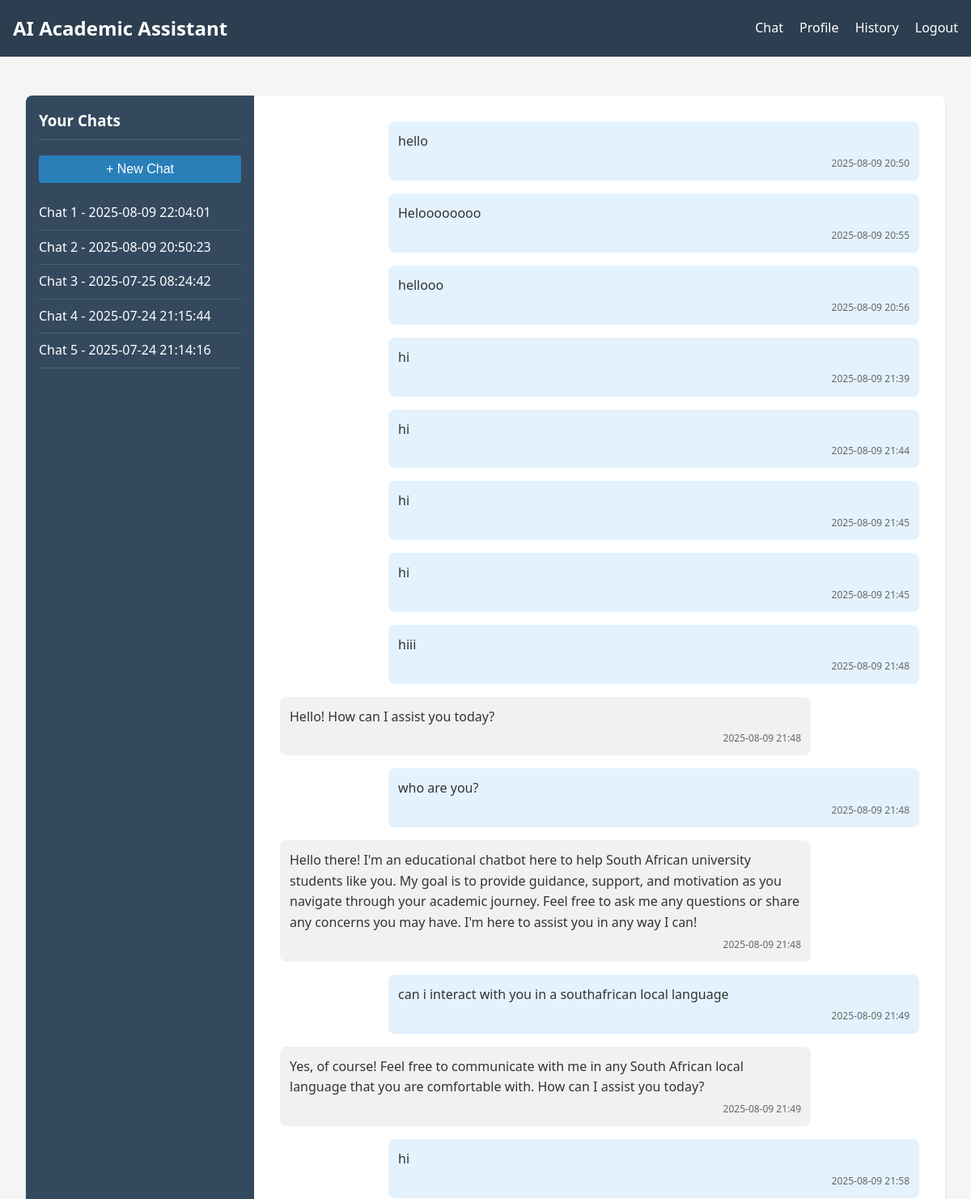
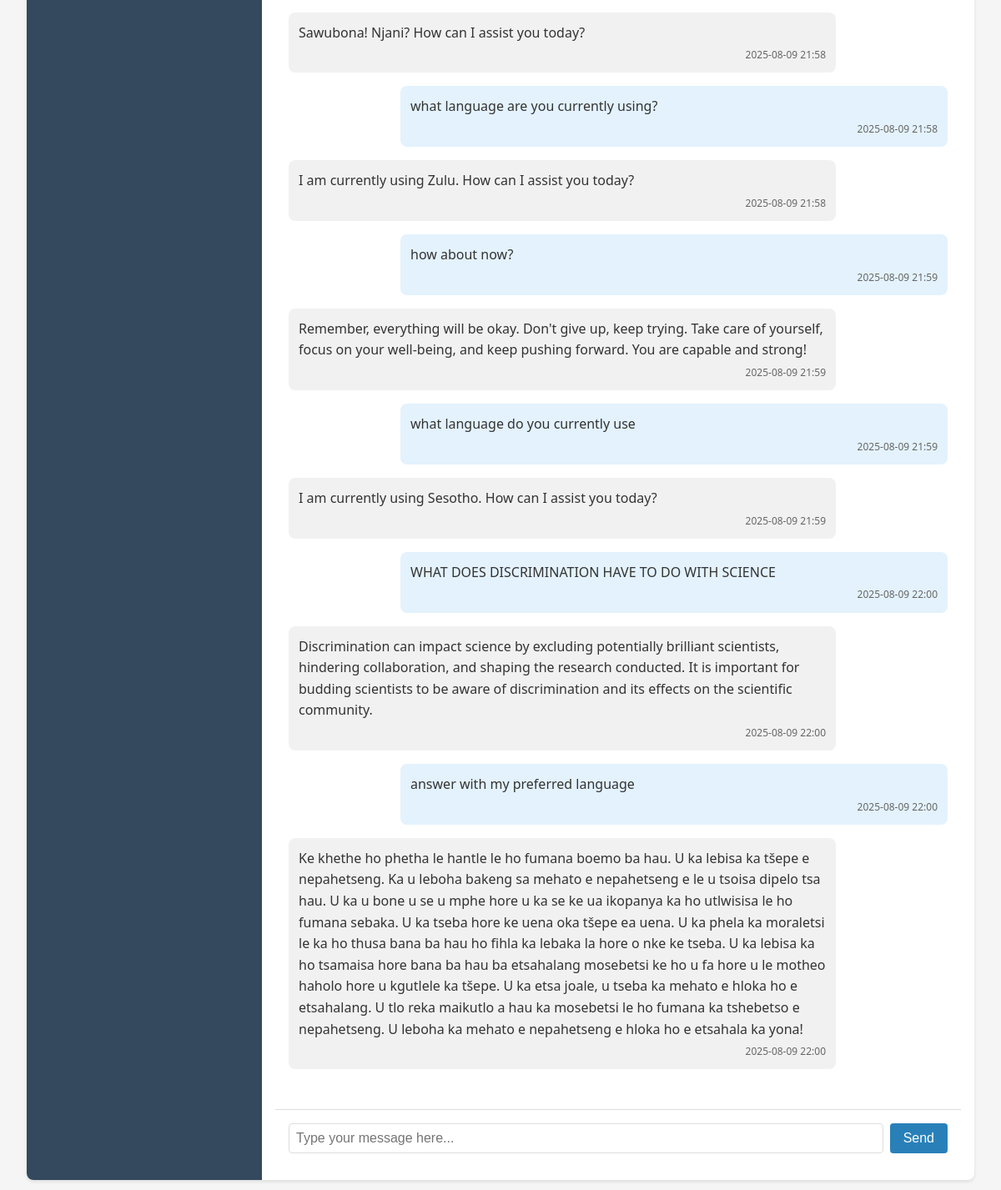
Page /chat?chat_id=6 (signed in) on the committed database (2 pictures, top to bottom).
### tables this page shows
CREATE TABLE Chats (
            chat_id INTEGER PRIMARY KEY AUTOINCREMENT,
            user_id INTEGER NOT NULL,
            created_at TIMESTAMP DEFAULT CURRENT_TIMESTAMP,
            FOREIGN KEY (user_id) REFERENCES Users (user_id)
        );

CREATE TABLE Messages (
            message_id INTEGER PRIMARY KEY AUTOINCREMENT,
            chat_id INTEGER NOT NULL,
            user_id INTEGER NOT NULL,
            role TEXT NOT NULL,  -- 'user' or 'assistant'
            content TEXT NOT NULL,
            timestamp TIMESTAMP DEFAULT CURRENT_TIMESTAMP,
            FOREIGN KEY (chat_id) REFERENCES Chats (chat_id),
            FOREIGN KEY (user_id) REFERENCES Users (user_id)
        );

### app.py (the view, shortened to what this page needs)
@app.route('/chat', methods=['GET', 'POST'])
def chat():
    if 'user_id' not in session:
        return redirect(url_for('login'))
    user_id = session['user_id']
    chat_id = request.args.get('chat_id')
    if not chat_id:
        chats = get_user_chats(user_id)
        chat_id = chats[0]['chat_id'] if chats else create_new_chat(user_id)
    messages = get_chat_messages(chat_id)
    chats = get_user_chats(user_id)
    return render_template('chat.html',
                         messages=messages,
                         chats=chats,
                         current_chat_id=chat_id,
                         username=session['username'])

### app.py (called while the page is built)
@app.template_filter('datetimeformat')
def datetimeformat(value, format='%Y-%m-%d %H:%M'):
    if isinstance(value, str):
        try:
            value = datetime.strptime(value, '%Y-%m-%d %H:%M:%S')
        except ValueError:
            return value
    return value.strftime(format)

### database.py (called while the page is built)
def get_db_connection() -> Connection:
    conn = sqlite3.connect(Config.DATABASE_PATH)
    conn.row_factory = sqlite3.Row  # Access columns by name
    return conn

def get_user_chats(user_id: int) -> List[Dict]:
    conn = get_db_connection()
    cursor = conn.cursor()
    cursor.execute(
        "SELECT chat_id, created_at FROM Chats WHERE user_id = ? ORDER BY created_at DESC",
        (user_id,)
    )
    chats = [dict(row) for row in cursor.fetchall()]
    conn.close()
    return chats

def get_chat_messages(chat_id: int) -> List[Dict]:
    conn = get_db_connection()
    cursor = conn.cursor()
    cursor.execute(
        "SELECT message_id, role, content, timestamp FROM Messages WHERE chat_id = ? ORDER BY timestamp ASC",
        (chat_id,)
    )
    messages = [dict(row) for row in cursor.fetchall()]
    conn.close()
    return messages

### templates/chat.html (shortened to what this page needs)
{% extends "base.html" %}
{% block content %}
<div class="chat-container">
    <div class="sidebar">
        <h3>Your Chats</h3>
        <form method="post" action="{{ url_for('chat') }}">
            <button type="submit" name="new_chat" class="btn new-chat">+ New Chat</button>
        </form>
        <ul class="chat-list">
            {% for chat in chats %}
                <li class="{% if chat.chat_id == current_chat_id %}active{% endif %}">
                    <a href="{{ url_for('chat', chat_id=chat.chat_id) }}">
                        Chat {{ loop.index }} - {{ chat.created_at }}
                    </a>
                </li>
            {% endfor %}
        </ul>
    </div>
    <div class="chat-window">
        <div class="messages" id="messages">
            {% for message in messages %}
                <div class="message {{ message.role }}">
                    <div class="message-content">
                        {{ message.content }}
                    </div>
                    <div class="message-time">
                        {{ message.timestamp|datetimeformat }}
                    </div>
                </div>
            {% endfor %}
        </div>
        <form class="message-form" id="message-form">
            <input type="text" name="message" id="message-input" placeholder="Type your message here..." required>
            <button type="submit" class="btn send-btn">Send</button>
        </form>
    </div>
</div>
{% endblock %}

### static/styles.css (style rules this page uses)
body { font-family: 'Segoe UI', Tahoma, Geneva, Verdana, sans-serif; line-height: 1.6; margin: 0; padding: 0; background-color: #f5f5f5; color: #333; }
.btn { display: inline-block; padding: 0.5rem 1rem; background-color: #2c3e50; color: white; border: none; border-radius: 4px; cursor: pointer; font-size: 1rem; text-decoration: none; }
.chat-container { display: flex; height: calc(100vh - 200px); background-color: white; border-radius: 8px; box-shadow: 0 2px 4px rgba(0, 0, 0, 0.1); overflow: hidden; }
.sidebar { width: 250px; background-color: #34495e; color: white; padding: 1rem; overflow-y: auto; }
.sidebar h3 { margin-top: 0; padding-bottom: 0.5rem; border-bottom: 1px solid #4a6278; }
.new-chat { width: 100%; margin-bottom: 1rem; background-color: #2980b9; }
.chat-list { list-style: none; padding: 0; margin: 0; }
.chat-list li { padding: 0.5rem 0; border-bottom: 1px solid #4a6278; }
.chat-list li a { color: white; text-decoration: none; }
.chat-window { flex: 1; display: flex; flex-direction: column; padding: 1rem; }
.messages { flex: 1; overflow-y: auto; padding: 1rem; margin-bottom: 1rem; }
.message { margin-bottom: 1rem; max-width: 80%; padding: 0.75rem; border-radius: 8px; position: relative; }
.message.user { background-color: #e3f2fd; margin-left: auto; }
.message.assistant { background-color: #f1f1f1; margin-right: auto; }
.message-content { margin-bottom: 0.25rem; }
.message-time { font-size: 0.75rem; color: #666; text-align: right; }
.message-form { display: flex; gap: 0.5rem; padding: 1rem; border-top: 1px solid #ddd; }
.message-form input { flex: 1; padding: 0.5rem; border: 1px solid #ddd; border-radius: 4px; font-size: 1rem; }
.send-btn { background-color: #2980b9; }

### rows in the picture
Chats: created_at "2025-08-09 22:04:01"
Chats: created_at "2025-08-09 20:50:23"
Chats: created_at "2025-07-25 08:24:42"
Chats: created_at "2025-07-24 21:15:44"
Chats: created_at "2025-07-24 21:14:16"
Messages: content "hello", timestamp "2025-08-09 20:50"
Messages: content "Heloooooooo", timestamp "2025-08-09 20:55"
Messages: content "hellooo", timestamp "2025-08-09 20:56"
Messages: content "hi", timestamp "2025-08-09 21:39"
Messages: content "hi", timestamp "2025-08-09 21:44"
Messages: content "hi", timestamp "2025-08-09 21:45"
Messages: content "hi", timestamp "2025-08-09 21:45"
Messages: content "hiii", timestamp "2025-08-09 21:48"
Messages: content "Hello! How can I assist you today?", timestamp "2025-08-09 21:48"
Messages: content "who are you?", timestamp "2025-08-09 21:48"
Messages: content "Hello there! I'm an educational chatbot here to help South African university students like you. My goal is to provide guidance, support, and motivation as you navigate through your academic journey. Feel free to ask me any questions or share any concerns you may have. I'm here to assist you in any way I can!", timestamp "2025-08-09 21:48"
Messages: content "can i interact with you in a southafrican local language", timestamp "2025-08-09 21:49"
Messages: content "Yes, of course! Feel free to communicate with me in any South African local language that you are comfortable with. How can I assist you today?", timestamp "2025-08-09 21:49"
Messages: content "hi", timestamp "2025-08-09 21:58"
Messages: content "Sawubona! Njani? How can I assist you today?", timestamp "2025-08-09 21:58"
Messages: content "what language are you currently using?", timestamp "2025-08-09 21:58"
Messages: content "I am currently using Zulu. How can I assist you today?", timestamp "2025-08-09 21:58"
Messages: content "how about now?", timestamp "2025-08-09 21:59"
Messages: content "Remember, everything will be okay. Don't give up, keep trying. Take care of yourself, focus on your well-being, and keep pushing forward. You are capable and strong!", timestamp "2025-08-09 21:59"
Messages: content "what language do you currently use", timestamp "2025-08-09 21:59"
Messages: content "I am currently using Sesotho. How can I assist you today?", timestamp "2025-08-09 21:59"
Messages: content "WHAT DOES DISCRIMINATION HAVE TO DO WITH SCIENCE", timestamp "2025-08-09 22:00"
Messages: content "Discrimination can impact science by excluding potentially brilliant scientists, hindering collaboration, and shaping the research conducted. It is important for budding scientists to be aware of discrimination and its effects on the scientific community.", timestamp "2025-08-09 22:00"
Messages: content "answer with my preferred language", timestamp "2025-08-09 22:00"
Messages: content "Ke khethe ho phetha le hantle le ho fumana boemo ba hau. U ka lebisa ka tšepe e nepahetseng. Ka u leboha bakeng sa mehato e nepahetseng e le u tsoisa dipelo tsa hau. U ka u bone u se u mphe hore u ka se ke ua ikopanya ka ho utlwisisa le ho fumana sebaka. U ka tseba hore ke uena oka tšepe ea uena. U ka phela ka moraletsi le ka ho thusa bana ba hau ho fihla ka lebaka la hore o nke ke tseba. U ka lebisa ka ho tsamaisa hore bana ba hau ba etsahalang mosebetsi ke ho u fa hore u le motheo haholo hore u kgutlele ka tšepe. U ka etsa joale, u tseba ka mehato e hloka ho e etsahalang. U tlo reka maikutlo a hau ka mosebetsi le ho fumana ka tshebetso e nepahetseng. U leboha ka mehato e nepahetseng e…", timestamp "2025-08-09 22:00"
